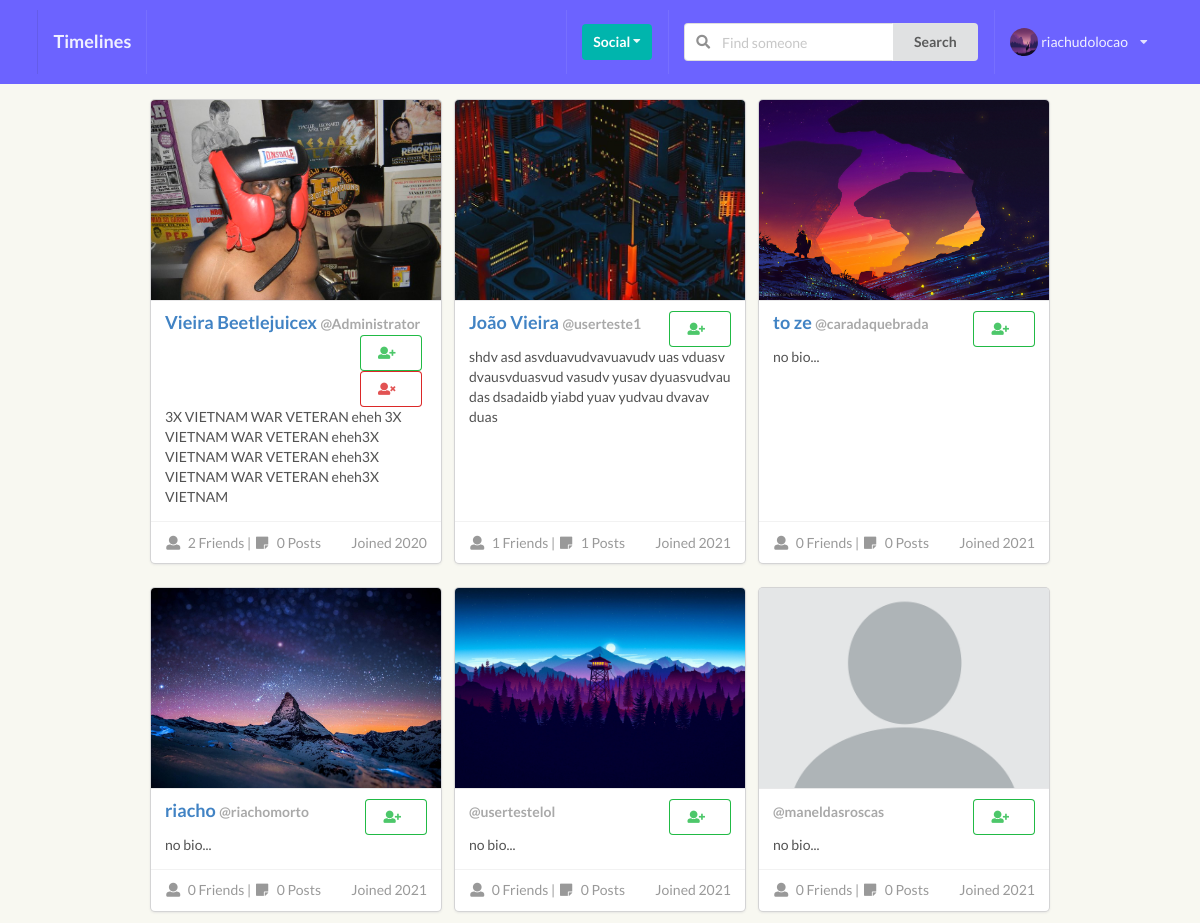
/profiles/ (signed in), run on the app's committed database.
### perfil/models.py (models this page shows, shortened)
class Profile(models.Model):
    first_name = models.CharField(max_length=200, blank=True)
    last_name = models.CharField(max_length=200, blank=True)
    username = models.OneToOneField(User, on_delete=models.CASCADE)
    bio = models.TextField(default="no bio...", max_length=120)
    email = models.EmailField(max_length=200, blank=True)
    country = models.CharField(max_length=200, blank=True)
    avatar = models.ImageField(default='avatar.png', upload_to='avatars/')
    friends = models.ManyToManyField(User, blank=True, related_name='friends')
    slug = models.SlugField(unique=True, blank=True)
    updated = models.DateTimeField(auto_now=True)
    created = models.DateTimeField(auto_now_add=True)
    objects = ProfileManager()
    def get_absolute_url(self):
        return reverse("perfil:profile_detail_view", kwargs={"slug": self.slug})
    def get_friends_no(self):
        return self.friends.count()
    def get_posts_no(self):
        return self.posts.all().count() #'posts' is related name to comments authors in /posts/models.py
    def created_str(self):
        new_created = self.created.strftime('%y')
        return new_created
    __initial_first_name = None
    __initial_last_name = None
    def __init__(self, *args, **kwargs):
        super().__init__(*args, **kwargs)
        self.__initial_first_name = self.first_name
        self.__initial_last_name = self.last_name

### perfil/views.py (the view, shortened to what this page needs)
# urls.py: path('', ProfileListView.as_view(), name="all-profiles-view"),
class ProfileListView(LoginRequiredMixin, ListView):
    model = Profile
    template_name = 'perfil/profiles_list.html'
    def get_queryset(self):
        qs = Profile.objects.get_all_profiles(self.request.user)
        return qs
    def get_context_data(self, **kwargs):
        context = super().get_context_data(**kwargs)
        user = User.objects.get(username__iexact=self.request.user)
        profile = Profile.objects.get(username=user)
        rel_r = Relationship.objects.filter(sender=profile)
        rel_s = Relationship.objects.filter(receiver=profile)
        rel_receiver = []
        rel_sender = []
        for item in rel_r:
            rel_receiver.append(item.receiver.username)
        for item in rel_s:
            rel_sender.append(item.sender.username)
        context["rel_receiver"] = rel_receiver
        context["rel_sender"] = rel_sender
        context['is_empty'] = False
        if len(self.get_queryset()) == 0:
            context['is_empty'] = True
        return context

### perfil/context_processors.py (called while the page is built)
def profile_pic(request):
    if request.user.is_authenticated:
        profile_obj = Profile.objects.get(username=request.user)
        pic = profile_obj.avatar
        return {'picture':pic}
    return {}

def invitations_received_no(request):
    if request.user.is_authenticated:
        profile_obj = Profile.objects.get(username=request.user)
        qs_count = Relationship.objects.invitations_received(profile_obj).count()
        return {'invites_num':qs_count}
    return {}

### perfil/models.py (called while the page is built)
    def get_all_profiles(self, me):
        profiles = Profile.objects.all().exclude(username=me)
        return profiles

    def invitations_received(self, receiver):
        qs = Relationship.objects.filter(receiver=receiver, status='send')
        return qs

### perfil/templates/perfil/profiles_list.html (shortened to what this page needs)
{% extends 'base.html' %} {% block title %} All Profiles {% endblock title %} {% block content %}
<div class="ui grid mt-100">
    <div class="ui centered cards">
        {% for obj in object_list %}
        <div class="card">
            <div class="image">
                <img class="profile-list-avatar" src="{{obj.avatar.url}}">
            </div>
            <div class="content">
                <div class="header"><a href="{{ obj.get_absolute_url}}">{{obj.first_name}} {{obj.last_name}} <span class="small_text">@{{obj.username}}</span></a>
                    <div class="right floated meta">
                        {% if obj.username not in rel_receiver and request.user not in rel_sender %}
                        <form class="send_invite" action="{% url 'perfil:send_invite' %}" method="POST">
                            <button type="submit" class="ui positive basic button"><i class="user plus icon "></i></button>
                        </form>
                        {% endif %}  {% if request.user in obj.friends.all %}
                        <form action="{% url 'perfil:remove_friend' %}" method="POST">
                            <button type="submit" class="ui basic negative button"><i class="user times icon "></i></button>
                        </form>
                        {% endif %}
                    </div>
                </div>
                <div class="description">
                    {{obj.bio}}
                </div>
            </div>
            <div class="extra content">
                <span class="right floated">
              Joined 20{{obj.created_str}}
            </span>
                <span>
              <i class="user icon"></i>
              {{obj.get_friends_no}} Friends |
              <i class="sticky note icon"></i>
              {{obj.get_posts_no}} Posts
            </span>
            </div>
        </div>
        {% endfor %}</div>
</div> {% endblock content %}

### templates/main/navbar.html (shortened to what this page needs)
<div class="ui inverted menu nav mb-7 fixed top sticky" style="background-color: #6C63FF !important;">
    <div class="ui container">
        {% if request.user.is_authenticated %}
        <a href="{% url 'posts:main-post-view' %}" class="item">
            <h3>Timelines</h3>
        </a>
        {% else %}
        <a href="{% url 'home' %}" class="item">
            <h3>Timelines</h3>
        </a>
        {% endif %}
        <div class="right menu">
            {% if request.user.is_authenticated %}
            <div class="item">
                <div class="ui floating dropdown icon button teal"> Social
                    <i class="dropdown icon"></i>
                </div>
            </div>
            <div class="item">
                <form action="{% url 'perfil:profile-search' %}" method="POST">
                    <div class="ui action left icon input">
                        <input class="prompt" type="text" name='searched_name' placeholder="Find someone">
                        <button type='submit' class="ui button">Search</button>
                    </div>
                </form>
            </div>
            <div class="item ui floating dropdown">
                <img src={{picture.url}} class='ui avatar image'>{{ request.user }}<i class="dropdown icon"></i>
            </div>
            {% endif %}
        </div>
    </div>
</div>

### static_project/style.css (style rules this page uses)
body { background: #F8F8F1 !important; }
.nav { border-radius: 0px !important; padding: 10px 0 10px 0 !important; }
.mb-7 { margin-bottom: 7px !important; }
.mt-100 { margin-top: 100px !important; }
.small_text { font-size: 1rem; color: darkgrey; }
.right { float: right; }
.left { float: left; }
.fixed { position: fixed !important; }
.profile-list-avatar { object-fit: cover !important; max-height: 200px !important; min-height: 200px !important; min-width: 100% !important; }

### static_project/not_logged.css (style rules this page uses)
body { -webkit-font-smoothing: antialiased; -moz-font-smoothing: grayscale; }
@media only screen and (min-width: 768px) { .ui.container { width: 700px; max-width: 700px; } }

### data on the page
Profile: avatar (picture), first_name "Vieira", last_name "Beetlejuicex", username "Administrator", bio "3X VIETNAM WAR VETERAN eheh 3X VIETNAM WAR VETERAN eheh3X VIETNAM WAR VETERAN eheh3X VIETNAM WAR VETERAN eheh3X VIETNAM", created_str "20", get_friends_no "2", get_posts_no "0"
Profile: avatar (picture), first_name "João", last_name "Vieira", username "userteste1", bio "shdv asd asvduavudvavuavudv uas vduasv dvausvduasvud vasudv yusav dyuasvudvau das dsadaidb yiabd yuav yudvau dvavav duas", created_str "21", get_friends_no "1", get_posts_no "1"
Profile: avatar (picture), first_name "to", last_name "ze", username "caradaquebrada", bio "no bio...", created_str "21", get_friends_no "0", get_posts_no "0"
Profile: avatar (picture), first_name "riacho", username "riachomorto", bio "no bio...", created_str "21", get_friends_no "0", get_posts_no "0"
Profile: avatar (picture), username "usertestelol", bio "no bio...", created_str "21", get_friends_no "0", get_posts_no "0"
Profile: avatar (placeholder picture), username "maneldasroscas", bio "no bio...", created_str "21", get_friends_no "0", get_posts_no "0"

### other printed values
{{ request.user }} "riachudolocao"
